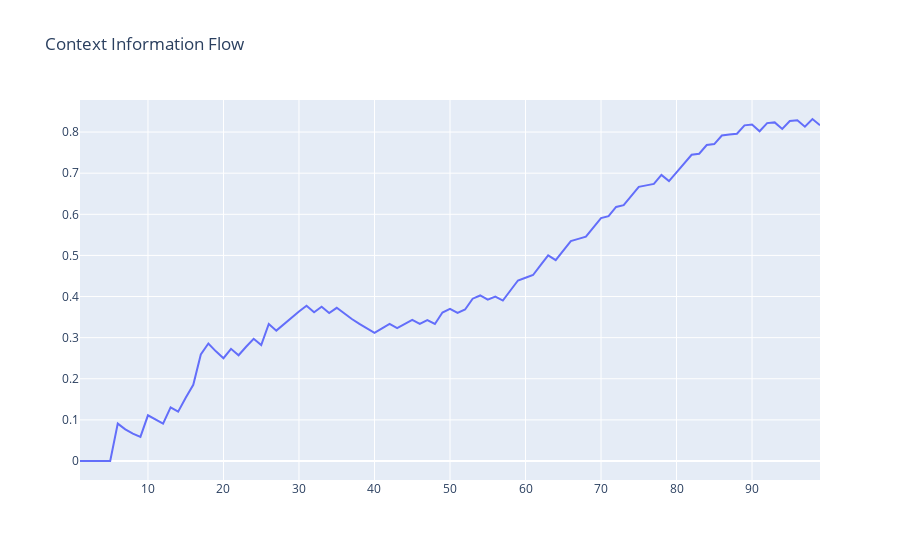

Notebook source saved alongside this figure:
### Code cell
iou_auc_range_("FT-F$FS-I$CIF", "o")
